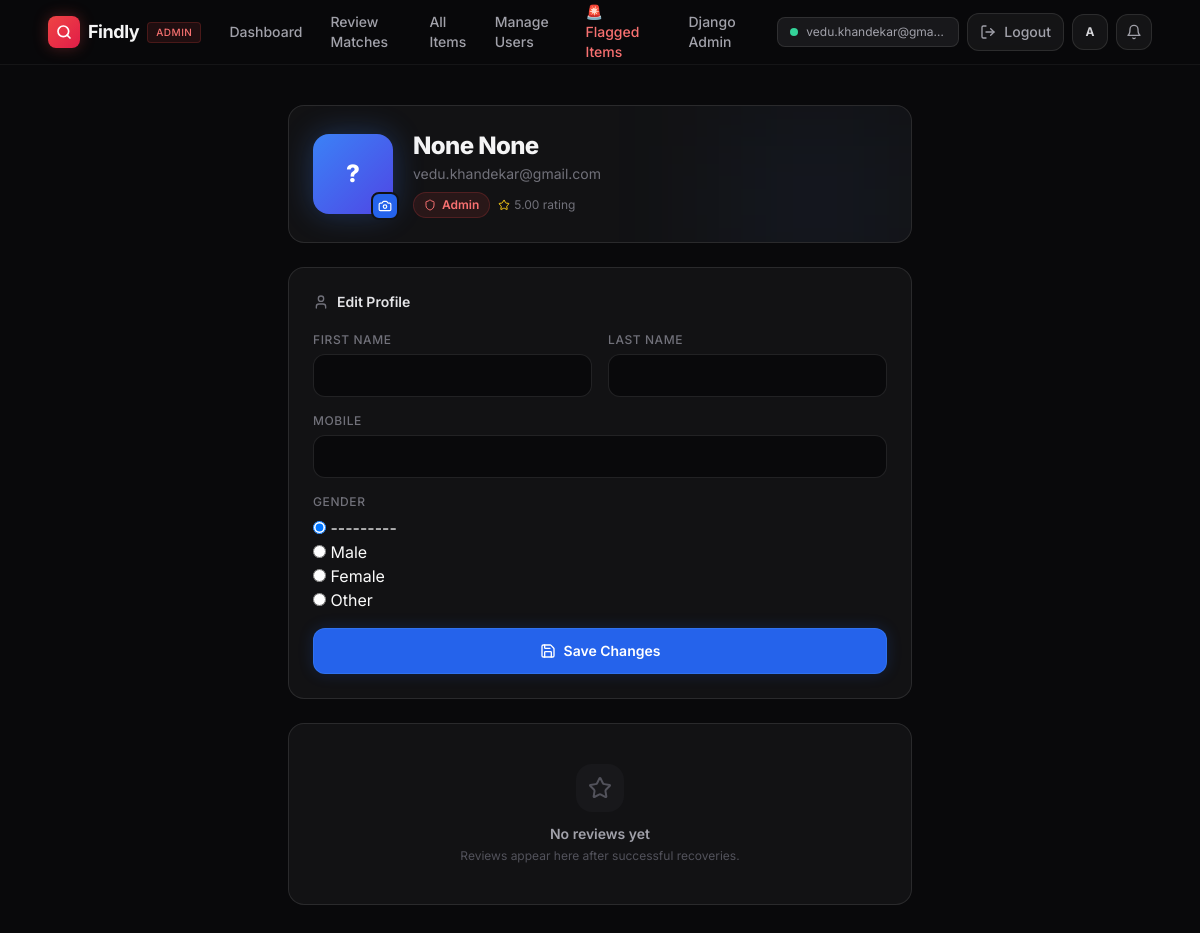
Screenshot of /profile/ (signed in) with the database file from the repository.
### core/models.py (models this page shows, shortened)
class User(AbstractBaseUser):
    ROLE_CHOICES = (
        ('Admin', 'Admin'),
        ('User', 'User'),
    )
    GENDER_CHOICES = (
        ('Male', 'Male'),
        ('Female', 'Female'),
        ('Other', 'Other'),
    )
    email = models.EmailField(unique=True)
    first_name = models.CharField(max_length=20, null=True, blank=True)
    last_name = models.CharField(max_length=20, null=True, blank=True)
    gender = models.CharField(max_length=10, choices=GENDER_CHOICES, null=True, blank=True)
    mobile = models.CharField(max_length=15, null=True, blank=True)
    role = models.CharField(max_length=20, choices=ROLE_CHOICES, default='User')
    rating_score = models.DecimalField(max_digits=3, decimal_places=2, default=5.00)
    profile_image = models.ImageField(upload_to='profile_images/', null=True, blank=True)
    reward_amount = models.DecimalField(max_digits=8, decimal_places=2, default=0.00)
    otp_code = models.CharField(max_length=6, null=True, blank=True)
    otp_created_at = models.DateTimeField(null=True, blank=True)
    is_active = models.BooleanField(default=False)  # User stays inactive until OTP is verified
    is_staff = models.BooleanField(default=False)
    is_admin = models.BooleanField(default=False)
    created_at = models.DateTimeField(auto_now_add=True)
    updated_at = models.DateTimeField(auto_now=True)
    objects = UserManager()
    USERNAME_FIELD = 'email'
    REQUIRED_FIELDS = []

### core/views.py (the view)
# urls.py: path('profile/', views.profile_view, name='profile'),
@login_required
def profile_view(request):
    if request.method == 'POST':
        form = UserProfileForm(request.POST, request.FILES, instance=request.user)
        if form.is_valid():
            form.save()
            messages.success(request, "Profile updated successfully!")
            return redirect('core:profile')
    else:
        form = UserProfileForm(instance=request.user)
    reviews = Review.objects.filter(target_user=request.user).order_by('-created_at')
    return render(request, 'core/profile.html', {'form': form, 'reviews': reviews})

### core/forms.py
class UserProfileForm(forms.ModelForm):
    class Meta:
        model  = User
        fields = ['first_name', 'last_name', 'gender', 'mobile' , 'profile_image']
        widgets = {
            'first_name': forms.TextInput(attrs={'class': 'form-control'}),
            'last_name':  forms.TextInput(attrs={'class': 'form-control'}),
            'gender':     forms.RadioSelect(),
            'mobile':     forms.TextInput(attrs={'class': 'form-control'}),
        }

### templates/core/profile.html (shortened to what this page needs)
<!DOCTYPE html>
<html lang="en">
<head>
    <script src="https://cdn.tailwindcss.com"></script>
</head>
<body class="bg-[#09090B] text-zinc-50 font-sans antialiased min-h-screen">
{% if request.user.role == 'Admin' %}
    {% include 'navbar_admin.html' %}
{% elif request.user.role == 'Finder' %}
    {% include 'navbar_finder.html' %}
{% else %}
    {% include 'navbar_owner.html' %}
{% endif %}
<main class="max-w-2xl mx-auto px-4 sm:px-6 py-10">
    <div class="bg-[#121214] border border-white/10 rounded-2xl p-6 mb-6 relative overflow-hidden">
        <div class="absolute top-0 right-0 w-48 h-48 bg-blue-500/5 blur-[60px]"></div>
        <div class="flex items-center gap-5 relative z-10">
            <div class="relative flex-shrink-0">
                {% if request.user.profile_image %}
                    <img src="{{ request.user.profile_image.url }}"
                        class="w-20 h-20 rounded-2xl object-cover border-2 border-white/10 shadow-[0_0_20px_rgba(0,0,0,0.5)]"/>
                {% else %}
                    <div class="w-20 h-20 rounded-2xl bg-gradient-to-br from-blue-500 to-indigo-600 flex items-center justify-center text-2xl font-extrabold text-white shadow-[0_0_30px_rgba(59,130,246,0.3)]">
                        {{ request.user.first_name|default:"?"|first|upper }}{{ request.user.last_name|default:""|first|upper }}
                    </div>
                {% endif %}
                <label for="id_profile_image" class="absolute -bottom-1.5 -right-1.5 w-7 h-7 rounded-lg bg-blue-600 border-2 border-[#121214] flex items-center justify-center cursor-pointer hover:bg-blue-500 transition-all">
                    <i data-lucide="camera" class="w-3.5 h-3.5 text-white"></i>
                </label>
            </div>
            <div class="flex-1 min-w-0">
                <h2 class="text-2xl font-extrabold text-zinc-100 tracking-tight">
                    {{ request.user.first_name }} {{ request.user.last_name }}
                </h2>
                <p class="text-zinc-500 text-sm mt-0.5 truncate">{{ request.user.email }}</p>
                <div class="flex items-center gap-2 mt-2 flex-wrap">
                    <span class="inline-flex items-center gap-1.5 px-2.5 py-1 rounded-full text-xs font-semibold
                        {% if request.user.role == 'Admin' %}bg-red-500/10 text-red-400 border border-red-500/20
                        {% elif request.user.role == 'Finder' %}bg-emerald-500/10 text-emerald-400 border border-emerald-500/20
                        {% else %}bg-blue-500/10 text-blue-400 border border-blue-500/20{% endif %}">
                        <i data-lucide="shield" class="w-3 h-3"></i> {{ request.user.role }}
                    </span>
                    <span class="inline-flex items-center gap-1 text-xs text-zinc-500">
                        <i data-lucide="star" class="w-3 h-3 text-yellow-400"></i> {{ request.user.rating_score }} rating
                    </span>
                </div>
            </div>
        </div>
    </div>
    <div class="bg-[#121214] border border-white/10 rounded-2xl p-6 mb-6">
        <h3 class="text-sm font-semibold text-zinc-200 mb-5 flex items-center gap-2">
            <i data-lucide="user" class="w-4 h-4 text-zinc-500"></i> Edit Profile
        </h3>
        <form method="POST" enctype="multipart/form-data" class="space-y-4">
            <div class="grid grid-cols-1 sm:grid-cols-2 gap-4">
                <div>
                    <label class="block text-xs font-medium text-zinc-500 uppercase tracking-wider mb-1.5">First Name</label>
                    {{ form.first_name }}
                </div>
                <div>
                    <label class="block text-xs font-medium text-zinc-500 uppercase tracking-wider mb-1.5">Last Name</label>
                    {{ form.last_name }}
                </div>
            </div>
            <div>
                <label class="block text-xs font-medium text-zinc-500 uppercase tracking-wider mb-1.5">Mobile</label>
                {{ form.mobile }}
            </div>
            <div>
                <label class="block text-xs font-medium text-zinc-500 uppercase tracking-wider mb-1.5">Gender</label>
                {{ form.gender }}
            </div>
            <button type="submit"
                class="w-full py-3 rounded-xl bg-blue-600 hover:bg-blue-500 text-white font-semibold text-sm transition-all shadow-[0_0_15px_rgba(37,99,235,0.2)] border border-blue-500/50 flex items-center justify-center gap-2">
                <i data-lucide="save" class="w-4 h-4"></i> Save Changes
            </button>
        </form>
    </div>
    {% if reviews %}
    <div class="bg-[#121214] border border-white/10 rounded-2xl p-6">
        <h3 class="text-sm font-semibold text-zinc-200 mb-5 flex items-center gap-2">
            <i data-lucide="star" class="w-4 h-4 text-yellow-400"></i>
            Reviews Received
            <span class="px-2 py-0.5 rounded-full text-xs bg-zinc-800 text-zinc-400 border border-white/10">{{ reviews|length }}</span>
        </h3>
        <div class="space-y-3">
            {% for review in reviews %}
            <div class="bg-zinc-900/50 border border-white/5 rounded-xl p-4">
                <div class="flex items-center justify-between mb-2">
                    <div class="flex items-center gap-2">
                        <div class="w-7 h-7 rounded-lg bg-gradient-to-br from-zinc-600 to-zinc-700 flex items-center justify-center text-xs font-bold text-zinc-300">
                            {{ review.author.first_name|first|upper }}
                        </div>
                        <span class="text-sm font-semibold text-zinc-200">{{ review.author.first_name }} {{ review.author.last_name }}</span>
                    </div>
                    <div class="flex items-center gap-0.5">
                        {% for i in "12345" %}
                            {% if forloop.counter <= review.rating %}
                                <i data-lucide="star" class="w-3.5 h-3.5 text-yellow-400"></i>
                            {% else %}
                                <i data-lucide="star" class="w-3.5 h-3.5 text-zinc-700"></i>
                            {% endif %}
                        {% endfor %}
                    </div>
                </div>
                {% if review.comment %}<p class="text-zinc-400 text-sm">{{ review.comment }}</p>{% endif %}
                <p class="text-zinc-700 text-xs mt-2">{{ review.created_at|date:"M d, Y" }}</p>
            </div>
            {% endfor %}
        </div>
    </div>
    {% else %}
    <div class="bg-[#121214] border border-white/10 rounded-2xl p-10 text-center">
        <div class="w-12 h-12 rounded-2xl bg-zinc-900 flex items-center justify-center mx-auto mb-3">
            <i data-lucide="star" class="w-6 h-6 text-zinc-600"></i>
        </div>
        <h3 class="text-sm font-semibold text-zinc-400 mb-1">No reviews yet</h3>
        <p class="text-zinc-600 text-xs">Reviews appear here after successful recoveries.</p>
    </div>
    {% endif %}
</main>
</body>
</html>

### templates/navbar_admin.html (shortened to what this page needs)
<header class="border-b border-white/5 bg-[#09090B]/80 backdrop-blur-md sticky top-0 z-50">
  <div class="max-w-6xl mx-auto px-4 sm:px-6 h-16 flex items-center justify-between gap-4">
    <a href="{% url 'found:admin_dashboard' %}" class="flex items-center gap-2 flex-shrink-0">
      <div class="w-8 h-8 rounded-lg bg-gradient-to-br from-red-500 to-rose-600 flex items-center justify-center shadow-[0_0_15px_rgba(239,68,68,0.3)]">
        <svg xmlns="http://www.w3.org/2000/svg" class="w-4 h-4 text-white" viewBox="0 0 24 24" fill="none" stroke="currentColor" stroke-width="2.5" stroke-linecap="round" stroke-linejoin="round"><circle cx="11" cy="11" r="8"/><path d="m21 21-4.35-4.35"/></svg>
      </div>
      <span class="text-lg font-bold tracking-tight text-zinc-100">Findly</span>
      <span class="hidden sm:block px-2 py-0.5 text-[10px] font-medium uppercase tracking-wider bg-red-500/10 text-red-400 rounded border border-red-500/20">Admin</span>
    </a>
    <nav class="hidden md:flex items-center gap-1">
      <a href="{% url 'found:admin_dashboard' %}"
        class="px-3 py-2 rounded-lg text-sm font-medium text-zinc-400 hover:text-zinc-100 hover:bg-white/5 transition-all">
        Dashboard
      </a>
      <a href="{% url 'found:review_match' %}"
        class="px-3 py-2 rounded-lg text-sm font-medium text-zinc-400 hover:text-zinc-100 hover:bg-white/5 transition-all">
        Review Matches
      </a>
      <a href="{% url 'core:search_items' %}"
        class="px-3 py-2 rounded-lg text-sm font-medium text-zinc-400 hover:text-zinc-100 hover:bg-white/5 transition-all">
        All Items
      </a>
      <a href="{% url 'found:manage_users' %}"
        class="px-3 py-2 rounded-lg text-sm font-medium text-zinc-400 hover:text-zinc-100 hover:bg-white/5 transition-all">
        Manage Users
      </a>
      <a href="{% url 'found:flagged_items' %}"
      class="px-3 py-2 rounded-lg text-sm font-medium text-red-400 hover:text-red-300 hover:bg-red-500/5 transition-all">
      🚨 Flagged Items
      </a>
      <a href="/admin/"
        class="px-3 py-2 rounded-lg text-sm font-medium text-zinc-400 hover:text-zinc-100 hover:bg-white/5 transition-all">
        Django Admin
      </a>
    </nav>
    <div class="flex items-center gap-2 flex-shrink-0">
      <div class="hidden sm:flex items-center gap-2 px-3 py-1.5 rounded-lg bg-zinc-900 border border-white/10">
        <div class="w-2 h-2 rounded-full bg-emerald-400 animate-pulse"></div>
        <span class="text-xs text-zinc-400 max-w-[140px] truncate">{{ request.user.email }}</span>
      </div>
      <a href="{% url 'core:logout' %}"
        class="inline-flex items-center gap-2 px-3 py-2 rounded-xl border border-white/10 bg-white/5 text-zinc-400 text-sm font-medium hover:text-red-400 hover:border-red-500/30 hover:bg-red-500/5 transition-all">
        <svg xmlns="http://www.w3.org/2000/svg" class="w-4 h-4" viewBox="0 0 24 24" fill="none" stroke="currentColor" stroke-width="2" stroke-linecap="round" stroke-linejoin="round"><path d="M9 21H5a2 2 0 0 1-2-2V5a2 2 0 0 1 2-2h4"/><polyline points="16 17 21 12 16 7"/><line x1="21" y1="12" x2="9" y2="12"/></svg>
        <span class="hidden sm:inline">Logout</span>
      </a>
      <a href="{% url 'core:profile' %}"
        class="relative inline-flex items-center justify-center w-9 h-9 rounded-xl border border-white/10 bg-white/5 hover:border-white/20 transition-all overflow-hidden">
        {% if request.user.profile_image %}
            <img src="{{ request.user.profile_image.url }}" class="w-full h-full object-cover"/>
        {% else %}
            <span class="text-xs font-bold text-zinc-300">
              {{ request.user.first_name|default:"A"|first|upper }}{{ request.user.last_name|default:""|first|upper }}
            </span>
        {% endif %}
      </a>
      <a href="{% url 'core:notifications' %}"
        class="relative inline-flex items-center justify-center w-9 h-9 rounded-xl border border-white/10 bg-white/5 text-zinc-400 hover:text-zinc-100 hover:border-white/20 transition-all">
        <svg xmlns="http://www.w3.org/2000/svg" class="w-4 h-4" viewBox="0 0 24 24" fill="none" stroke="currentColor" stroke-width="2" stroke-linecap="round" stroke-linejoin="round"><path d="M18 8A6 6 0 0 0 6 8c0 7-3 9-3 9h18s-3-2-3-9"/><path d="M13.73 21a2 2 0 0 1-3.46 0"/></svg>
      </a>
    </div>
  </div>
</header>

### templates/core/profile.html (style rules this page uses)
input[type="text"], input[type="number"], select { width: 100%; padding: 10px 14px; background: #09090B; border: 1px solid rgba(255,255,255,0.1); border-radius: 12px; color: #f4f4f5; font-size: 14px; font-family: 'Inter', sans-serif; transition: all 0.2s; outline: none; }

### rows the page displays
User: user.email "vedu.khandekar@gma…", user.first_name|first "A", user.first_name|first "?", user.first_name "None", user.last_name "None", user.email "vedu.khandekar@gmail.com", user.role "Admin", user.rating_score "5.00", gender "☑ --------- ☐ Male ☐ Female ☐ Other"
